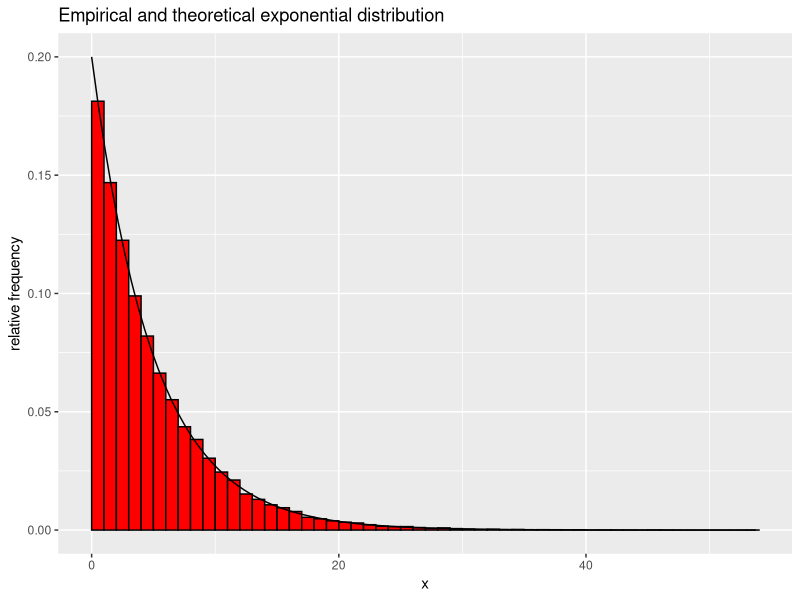

Recreate this plot in R.
## ---- chunk 1
knitr::opts_chunk$set(echo = TRUE)
## ---- chunk 2
sampleSize = 40
numSamples = 1000
parLambda = 0.2
## ---- chunk 3
samples <- rexp(sampleSize * numSamples, rate = parLambda)
library(ggplot2)
g <- ggplot(data = data.frame(x = samples), mapping = aes(x = x)) + 
    geom_histogram(aes(y = (..count..) / sum(..count..)), 
                   binwidth = 1, boundary = 0, color = "black", fill = "red") +
    labs(title = "Empirical and theoretical exponential distribution", y = "relative frequency") +
    stat_function(fun = dexp, args = list(rate = parLambda))
g
